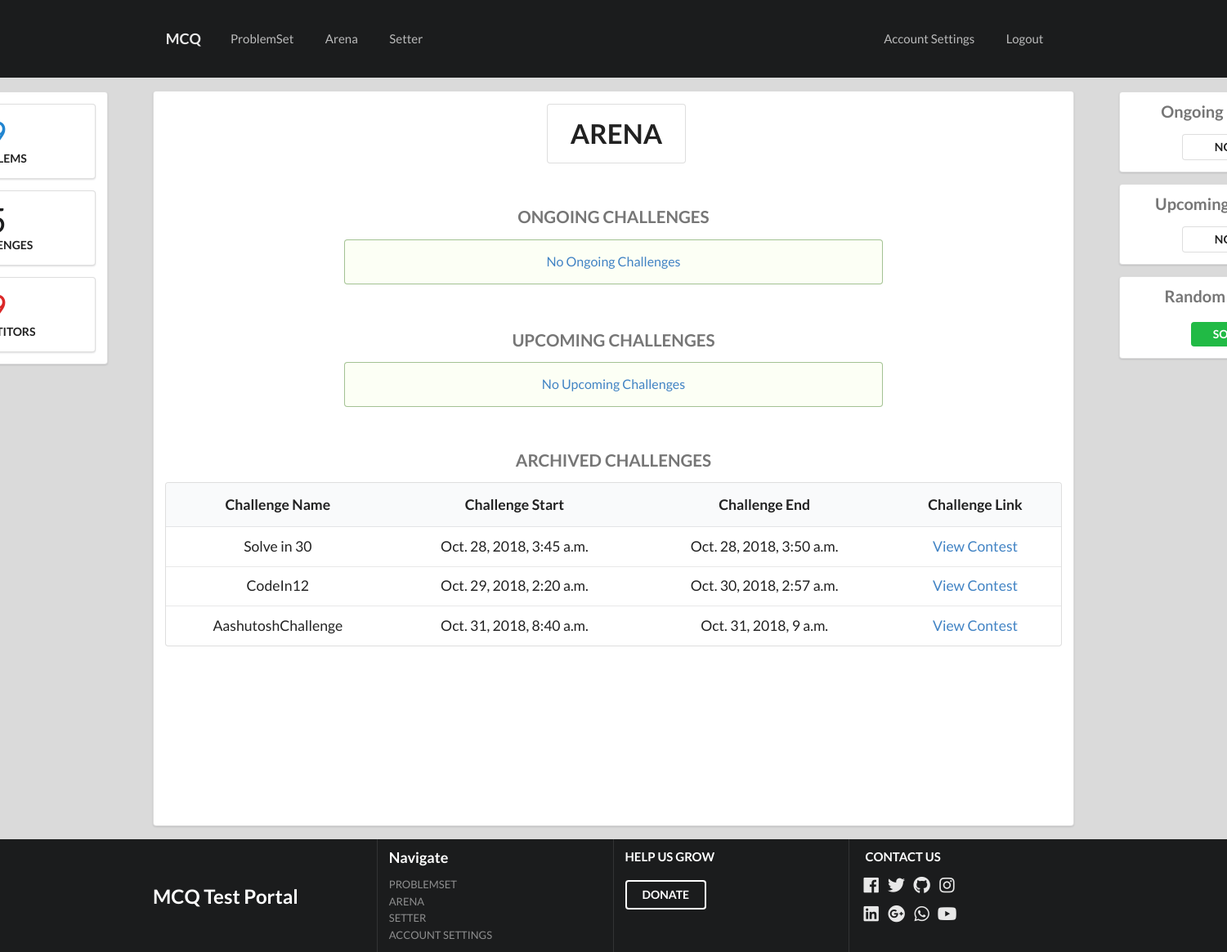
/contests/ (signed in), run on the app's committed database.
### person/models.py (models this page shows, shortened)
class challenge(models.Model):
    name = models.CharField(max_length=100)
    type = models.CharField(max_length=10, choices=(('O', 'Open'), ('P', 'Private'),), default='O')
    slug = models.SlugField(max_length=50)
    status = models.CharField(max_length=15, choices=(('M', 'Making'), ('A', 'Active'), ('C', 'Completed'),), default='M')
    start_date = models.DateField(default=timezone.now() + timedelta(days=1))
    end_date = models.DateField(default=timezone.now() + timedelta(days=1) + timedelta(hours=3))
    start_time = models.TimeField(default=timezone.now() + timedelta(days=1))
    end_time = models.TimeField(default=timezone.now() + timedelta(days=1) + timedelta(hours=3))
    instructions = models.CharField(max_length=2000, default='None')

### person/views.py (the view)
# urls.py: path('contests/', views.contest_view, name = 'contests'),
def contest_view(request):
    username, type = authenticate(request)
    if username == None:
        return redirect('accounts:login')
    A, B, C = get_challenge()
    if request.method == 'GET':
        open_challenge = models.challenge.objects.filter(type = 'O')
        ongoing_challenge = []
        upcoming_challenge = []
        archived_challenge = []
        ongoing = False
        upcoming = False
        archived = False
        for i in open_challenge:
            cs = status(i.slug)
            if cs == 'A':
                ongoing = True
                ongoing_challenge.append(i)
            elif cs == 'M':
                upcoming = True
                upcoming_challenge.append(i)
            elif cs == 'C':
                archived = True
                archived_challenge.append(i)
        success1 = "No Ongoing Challenges"
        success2 = "No Upcoming Challenges"
        success3 = "No Challenges held"
        return render(request, 'person/contests.html', {'isAdmin': isAdmin(request), 'A': A, 'B': B, 'C': C, 'success3': success3, 'success1' : success1, 'success2' : success2, 'archived': archived, 'upcoming' : upcoming, 'ongoing' : ongoing, 'ongoing_challenge' : ongoing_challenge, 'upcoming_challenge' : upcoming_challenge, 'archived_challenge': archived_challenge})

### person/views.py (called while the page is built, shortened)
def get_challenge():
    A = None
    B = None
    C = models.question()
    M = models.question.objects.all()
    C.questions = len(M)
    M = models.challenge.objects.all()
    C.challenges = len(M)
    M = account_models.user.objects.all()
    C.users = len(M)
    all_challenges = models.challenge.objects.all()
    ongoing_challenge = []
    upcoming_challenge = []
    for entry in all_challenges:
        if status(entry.slug) == 'A' and entry.type == 'O':
            ongoing_challenge.append(entry)
        elif status(entry.slug) == 'M' and entry.type == 'O':
            upcoming_challenge.append(entry)
    return A, B, C

def isAdmin(request):
    username, type = authenticate(request)
    if type == 'A':
        return True
    else:
        return False

def authenticate(request):
    username = request.session.get('username')
    if username != None:
        user = account_models.user.objects.filter(username=username)
        user = user[0]
        user_type = user.user_type
        if user_type == 'standard':
            user_type = 'U'
        elif user_type == 'setter':
            user_type = 'S'
        elif user_type == 'admin':
            user_type = 'A'
        return username, user_type
    else:
        return username, None

### person/templates/person/contests.html (shortened to what this page needs)
{% extends 'person/base.html' %}
{% block content %}
      <div class="ui container" style="margin-top: 1%;">
        <div class="ui left rail">
          <div class="ui container segment center aligned">
          <div class="ui segment">
            <div class="ui small blue statistic">
                  <div class="value">
                    {{ C.questions }}
                  </div>
                  <div class="label">
                    Problems
                  </div>
            </div>
          </div>
          <div class="ui segment">
            <div class="ui small statistic">
                  <div class="value">
                    {{ C.challenges }}
                  </div>
                  <div class="label">
                    Challenges
                  </div>
            </div>
          </div>
          <div class="ui segment">
            <div class="ui small red statistic">
                  <div class="value">
                    {{ C.users }}
                  </div>
                  <div class="label">
                    Compititors
                  </div>
            </div>
          </div>
        </div>
        </div>
        <div class="ui right rail">
          <div>
            <div class="ui segment">
              <div class="ui container center aligned">
                <h1 class="ui mini grey header" style="font-size: 20px;">Ongoing Challenge</h1>
                {% if A == None %}
                  <div class="ui large basic label center aligned" style="width: 50%;">NONE</div>
                {% endif %}
              </div>
            </div>
            <div class="ui segment">
              <div class="ui container center aligned">
                <h1 class="ui mini grey header" style="font-size: 20px;">Upcoming Challenge</h1>
                {% if B == None %}
                  <div class="ui large basic label center aligned" style="width: 50%;">NONE</div>
                {% endif %}
              </div>
            </div>
          <div class="ui segment">
            <div class="ui container centre aligned">
              <h1 class="ui mini grey header" style="font-size: 20px;">Random Question</h1>
              <div><a href="{% url 'person:random_question' %}" class="ui green large label" style="margin-top: 1.5%; width: 40%; font-size: 14px;">SOLVE</a></div>
            </div>
          </div>
        </div>
        </div>
          <h1 class="ui black huge header center aligned" style="margin-top: 0.5%;">
            <div class="ui massive basic label" style="font-size: 33px;">
              ARENA
            </div>
          </h1>
        <form class="ui large form" method="POST">
            <div style="margin-top: 5%" class="ui stackable center aligned container">
              <div class="ui grey header">
                <label>
                  ONGOING CHALLENGES
                </label>
              </div>
               <div class="ui stackable center aligned container">
                 <div>
                 {% if not ongoing %}
                 <div class="ui container center aligned" style="width: 60%;">
                      <div class="ui positive basic message">
                      <a>  {{ success1 }} </a>
                      </div>
                </div>
                  {% endif %}
                </div>
              </div>
            </div>
        </form>
        <form class="ui large form" method="POST">
            <div class="ui stackable center aligned container">
              <div style="margin-top: 5%" class="ui grey header">
                <label>
                  UPCOMING CHALLENGES
                </label>
              </div>
               <div class="ui stackable center aligned container" >
                 <div>
                  {% if not upcoming %}
                  <div class="ui container center aligned" style="width: 60%;">
                       <div class="ui positive message">
                      <a>   {{ success2 }}  </a>
                       </div>
                 </div>
                  {% endif %}
                </div>
              </div>
            </div>
        </form>
        <form class="ui large form" method="POST">
        <div style="margin-top: 5%" class="ui stackable center aligned container">
          <div class="ui grey header">
            <label>
              ARCHIVED CHALLENGES
            </label>
          </div>
           <div class="ui stackable center aligned container">
             <div>
             {% if not archived %}
             <div class="ui container center aligned" style="width: 60%;">
                  <div class="ui positive basic message">
                  <a>  {{ success3 }} </a>
                  </div>
            </div>
            {% else %}
            <div class="ui stackable container center aligned" style="max-height: 250px; overflow-x: scroll;">
              <table class="ui single large center aligned table">
              <thead>
                <tr><th>Challenge Name</th>
                <th>Challenge Start</th>
                <th>Challenge End</th>
                <th>Challenge Link</th>
              </tr></thead>
              <tbody>
                {% for x in archived_challenge %}
                  <tr>
                    <td data-label="Contest Name">{{ x.name }}</td>
                    <td data-label="Contest Start Day">{{ x.start_date }}, {{x.start_time}}</td>
                    <td data-label="Contest End Day">{{ x.end_date }}, {{x.end_time}}</td>
                    <td><a href="{% url 'person:challenge' slug=x.slug %}" target="_blank">View Contest</a></td>
                  </tr>
                {% endfor %}
              </tbody>
              </table>
            </div>
              {% endif %}
            </div>
          </div>
        </div>
      </form>
      </div>
{% endblock %}

### person/templates/person/base.html (style rules this page uses)
body { background-color: #DADADA; }

### data on the page
challenge: name "Solve in 30", start_date "Oct. 28, 2018", start_time "3:45 a.m.", end_date "Oct. 28, 2018", end_time "3:50 a.m."
challenge: name "CodeIn12", start_date "Oct. 29, 2018", start_time "2:20 a.m.", end_date "Oct. 30, 2018", end_time "2:57 a.m."
challenge: name "AashutoshChallenge", start_date "Oct. 31, 2018", start_time "8:40 a.m.", end_date "Oct. 31, 2018", end_time "9 a.m."

### other printed values
{{ success1 }} "No Ongoing Challenges"
{{ success2 }} "No Upcoming Challenges"
